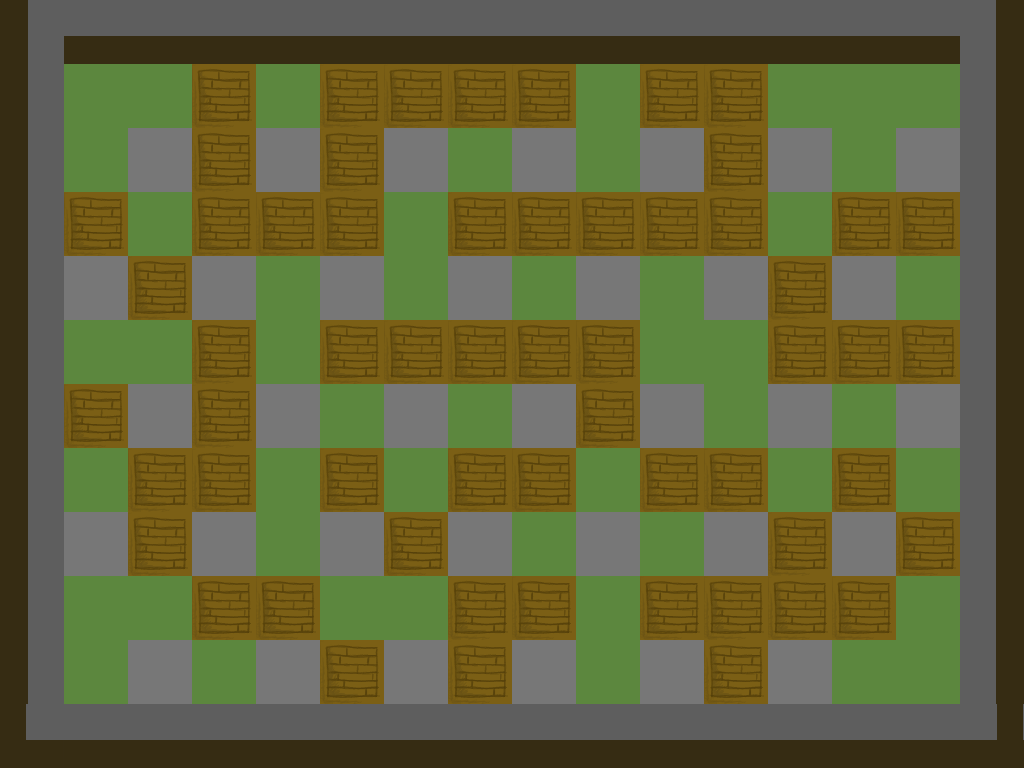

A level layout from a 2D game, rendered from its tile map. Below: a short description, then the map file with tile-grid data replaced by summaries:
An orthogonal 16x12 tile map with 64x64 px tiles, 1 tile layer (Kachelebene 1).

<map version="1.0" orientation="orthogonal" width="16" height="12" tilewidth="64" tileheight="64">
 <tileset firstgid="1" name="tiles" tilewidth="64" tileheight="64">
  <image source="tiles.png" />
  <tile id="1">
   <properties>
    <property name="blocked" value="1" />
   </properties>
  </tile>
  <tile id="2">
   <properties>
    <property name="blocked" value="1" />
    <property name="breakable" value="1" />
   </properties>
  </tile>
  <tile id="3">
   <properties>
    <property name="blocked" value="1" />
   </properties>
  </tile>
  <tile id="4">
   <properties>
    <property name="blocked" value="1" />
   </properties>
  </tile>
  <tile id="5">
   <properties>
    <property name="blocked" value="1" />
   </properties>
  </tile>
  <tile id="6">
   <properties>
    <property name="blocked" value="1" />
   </properties>
  </tile>
  <tile id="7">
   <properties>
    <property name="blocked" value="1" />
   </properties>
  </tile>
 </tileset>
 <layer name="Kachelebene 1" width="16" height="12">
  <data>[192 cells, 192 non-empty, 8 distinct tile ids]</data>
 </layer>
</map>